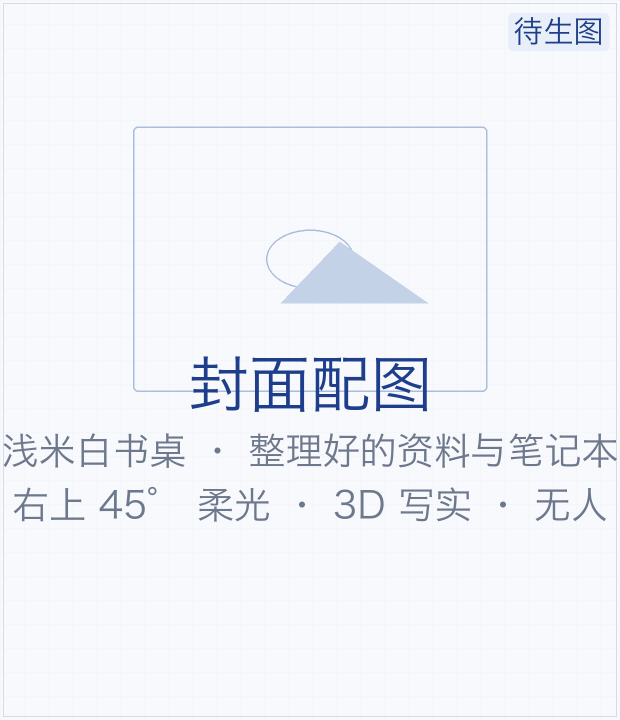
#> input picture .cache/media/images/28cd8f33a080b9565ecbea90fe66741e.png, 1240 x 1440 px (shown at 1/2 size)
$ python prep_cover_image.py ../.cache/media/images/28cd8f33a080b9565ecbea90fe66741e.png out.png
#> lines starting #> are read from the running program, lines starting #| are printed output that depends on the picture
#> in main, im is the input picture: PIL image 1240x1440 RGB; mean R, G, B 240.6, 243.4, 248
#!/usr/bin/env python3
"""封面/收束氛围图预处理：裁到 PPT 图位比例，并把左缘（可加顶缘）压成深蓝渐变。

为什么用"烘焙渐变"而不是 PNG 透明通道：python-pptx 写出去的图片透明度在
PowerPoint 与 HTML 渲染器上的表现不一致，直接把书桌图的左缘混成本页背景色
（#0E203D），在两种渲染器里都不会露出接缝。

用法：
    python3 scripts/prep_cover_image.py 输入.png 输出.png \
        --size 1740x2208 --fade-left 0.34 --fade-top 0.10
"""

from __future__ import annotations

import argparse
from pathlib import Path

from PIL import Image

NAVY = (14, 32, 61)          # 封面深蓝，与 build_deck.py 的 C((14, 32, 61)) 一致


def smoothstep(t: float) -> float:
    t = min(max(t, 0.0), 1.0)
    return t * t * (3.0 - 2.0 * t)


def crop_to_ratio(im: Image.Image, ratio: float, anchor: str = "top") -> Image.Image:
    """按目标宽高比裁切；anchor=top 表示保住画面上部（往下裁）。"""
#> called with ratio = 0.788, anchor = 'top'
    w, h = im.size
#> w = 1240; h = 1440
    if w / h > ratio:                       # 太宽 → 裁两侧
        nw = round(h * ratio)
#> nw = 1135
        left = (w - nw) // 2
#> left = 52
        return im.crop((left, 0, left + nw, h))
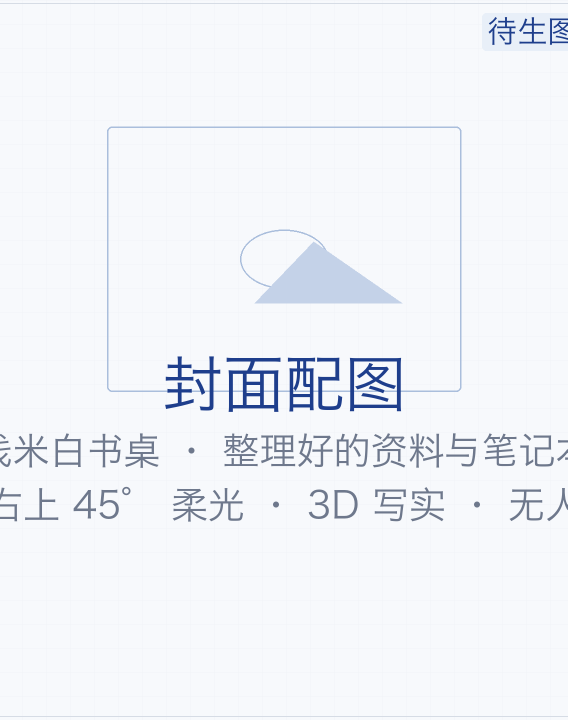
#> returned value: PIL image 1135x1440 RGB (shown at 1/2 size); mean R, G, B 240.5, 243.3, 247.9
    nh = round(w / ratio)                    # 太高 → 裁底部
    top = 0 if anchor == "top" else (h - nh) // 2
    return im.crop((0, top, w, top + nh))


def main() -> None:
    ap = argparse.ArgumentParser()
    ap.add_argument("src")
    ap.add_argument("dst")
    ap.add_argument("--size", default="1740x2208", help="输出像素 WxH")
    ap.add_argument("--fade-left", type=float, default=0.34, help="左缘渐变宽度占比")
    ap.add_argument("--fade-top", type=float, default=0.0, help="顶缘渐变高度占比")
    ap.add_argument("--fade-bottom", type=float, default=0.0, help="底缘渐变高度占比")
    ap.add_argument("--bg", default="14,32,61", help="混入的背景色 r,g,b（要和版面底色一致）")
    ap.add_argument("--gamma", type=float, default=1.0,
                    help=">1 会把深蓝往渐变区里压得更狠（边缘看起来更像雾化）")
    ap.add_argument("--dim-left", type=float, default=1.0,
                    help="渐变区内图片的曝光系数（1.0=不压暗；0.5=左缘压到半亮），"
                         "压暗后再混深蓝，接缝处不会出现亮度陡坡")
    args = ap.parse_args()

    global NAVY
    NAVY = tuple(int(v) for v in args.bg.split(","))
    out_w, out_h = (int(v) for v in args.size.lower().split("x"))
    im = Image.open(args.src).convert("RGB")
    im = crop_to_ratio(im, out_w / out_h).resize((out_w, out_h), Image.LANCZOS)
#> im: PIL image 1740x2208 RGB

    navy = Image.new("RGB", im.size, NAVY)
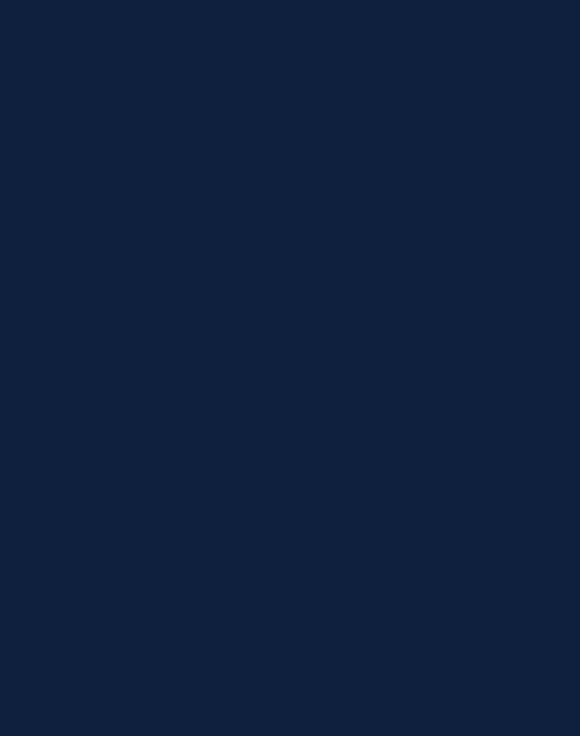
#> navy: PIL image 1740x2208 RGB (shown at 1/3 size); mean R, G, B 14, 32, 61
    src_px, navy_px = im.load(), navy.load()

    fw = int(out_w * args.fade_left)
    fh_t = int(out_h * args.fade_top)
    fh_b = int(out_h * args.fade_bottom)

    out = Image.new("RGB", im.size)
#> out: PIL image 1740x2208 RGB; every value is 0
    out_px = out.load()
    for y in range(out_h):
        for x in range(out_w):
            a = 1.0
            if fw:
                a *= smoothstep(x / fw) ** args.gamma
            if fh_t and y < fh_t:
                a *= smoothstep(y / fh_t)
            if fh_b and y > out_h - fh_b:
                a *= smoothstep((out_h - y) / fh_b)
            if a >= 0.999:
                out_px[x, y] = src_px[x, y]
                continue
            r, g, b = src_px[x, y]
            if args.dim_left < 1.0 and fw and x < fw:
                # 渐变区内把照片本身压暗（像被左侧深色遮光），再混深蓝
                gain = args.dim_left + (1.0 - args.dim_left) * smoothstep(x / fw)
                r, g, b = round(r * gain), round(g * gain), round(b * gain)
            nr, ng, nb = navy_px[x, y]
            out_px[x, y] = (round(nr + (r - nr) * a),
                            round(ng + (g - ng) * a),
                            round(nb + (b - nb) * a))

    dst = Path(args.dst)
    dst.parent.mkdir(parents=True, exist_ok=True)
    out.save(dst, optimize=True)
    print(f"✓ {dst}  ({out_w}×{out_h}, {dst.stat().st_size/1024:.0f} KB)")


if __name__ == "__main__":
#> (the run stopped early here; a loop or call above may not have finished)
